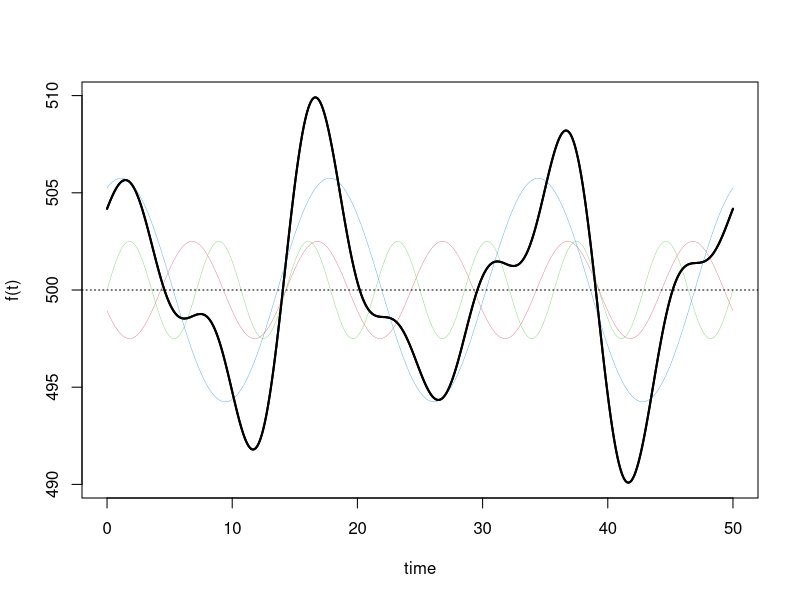
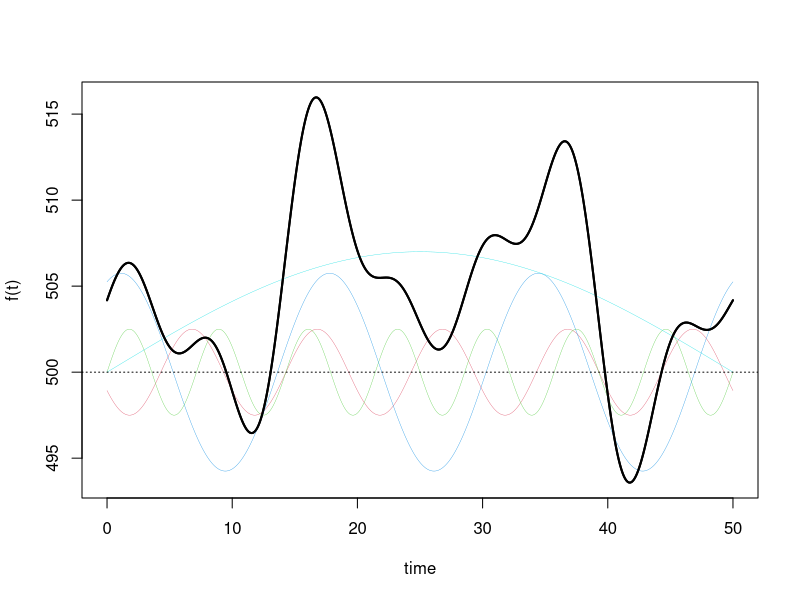
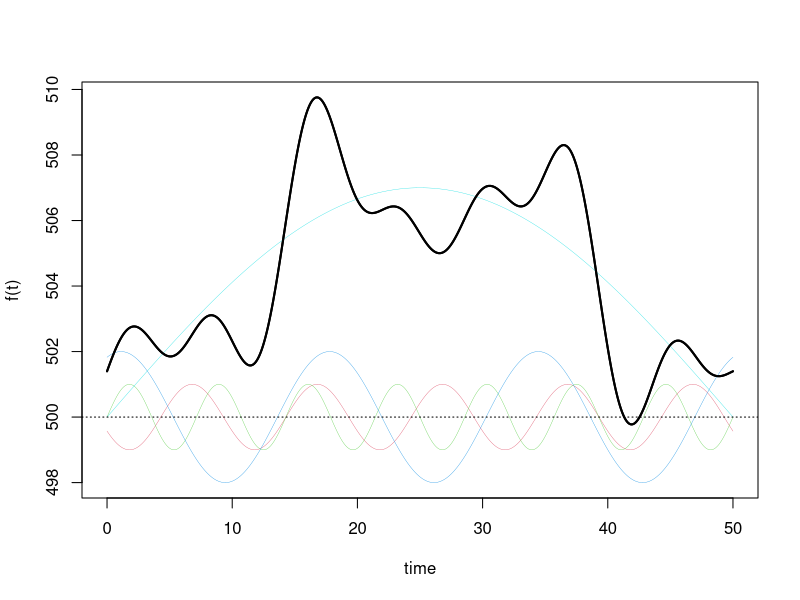

Generate these figures, in order, with R:
# Here is a rewrite of the initial code, which might give a bit more information
# and allow you to see the component frequencies underlying the whole curve

acq.freq <- 100                    # data acquisition frequency (Hz)
time     <- 50                      # measuring time interval (seconds)
ts       <- seq(0,time,1/acq.freq) # vector of sampling time-points (s) 
f.0      <- 1/time                 # fundamental frequency (Hz)

dc.component       <- 500
component.freqs    <- c(5,7,3)          # frequency of signal components (Hz)
component.delay    <- c(35,0,20)          # delay of signal components (radians)
component.strength <- c(2.5,2.5,5.75)  # strength of signal components

f <- function(t, w, cs, cf, cd) { 
  ft <- dc.component + sum( cs * sin(cf*w*t + cd));
  return(ft);
}

# Before, this was using a trick in R that allowed the author to define the
# function from within 'sapply'. I'm not a fan of this, nor do I think that
# The use of sapply is terribly instructive. I've recoded to show how the
# function 'f' itself is passed to the function below and used inside 'lapply',
# Which essentially applies the function to all elements in ts and makes a list
plot.fourier <- function(f_function, f.0, ts, cs, cf, cd) {
  w <- 2*pi*f.0
  traj_list    <- lapply(ts, f_function, w = w, cs = cs, cf = cf, cd = cd);
  trajectory   <- unlist(x = traj_list);
  minval       <- min(trajectory);
  maxval       <- max(trajectory);
  trajectory_c <- NULL; # For the components
  for(i in 1:length(cf)){
    traj_list         <- lapply(ts, f, w = w, cs = cs[i], cf = cf[i], 
                                cd = cd[i]);
    trajectory_c[[i]] <- unlist(x = traj_list);
    # Don't worry about these maxval and minval lines line -- just to help plot
    if(minval > min(trajectory_c[[i]])){
      minval <- min(trajectory_c[[i]])
    }
    if(maxval < max(trajectory_c[[i]])){
      maxval <- max(trajectory_c[[i]])
    }
  }
  plot(x = ts, y = trajectory, type="l", xlab = "time", ylab = "f(t)", lwd = 2,
       ylim = c(minval, maxval));
  for(i in 1:length(cf)){
    points(x = ts, y = trajectory_c[[i]], type = "l", lwd = 0.35, col = i + 1);  
  }
  points(x = ts, y = trajectory, type="l", lwd = 2); # put to foreground
  abline(h = 500,lty = 3);
}

plot.fourier(f = f, f.0 = f.0, ts = ts, cs = component.strength,
             cf = component.freqs, cd = component.delay);  
# Component frequencies are now given by the different coloured curves

# Now let's say that we want to play around and make the function gradually
# increasing over time. I can add another frequency that is much higher

new_freqs    <- c(5, 7, 3, 0.5)        # frequency of signal components (Hz)
new_delay    <- c(35, 0, 20, 0)       # delay of signal components (radians)
new_strength <- c(2.5, 2.5, 5.75, 7)  # strength of signal components

plot.fourier(f = f, f.0 = f.0, ts = ts, cs = new_strength, cf = new_freqs, 
             cd = new_delay);

# Maybe we don't want it to come down so hard though? Reducing the other amps

new_freqs    <- c(5, 7, 3, 0.5)        # frequency of signal components (Hz)
new_delay    <- c(35, 0, 20, 0)       # delay of signal components (radians)
new_strength <- c(1, 1, 2, 7)  # strength of signal components

plot.fourier(f = f, f.0 = f.0, ts = ts, cs = new_strength, cf = new_freqs, 
             cd = new_delay);







